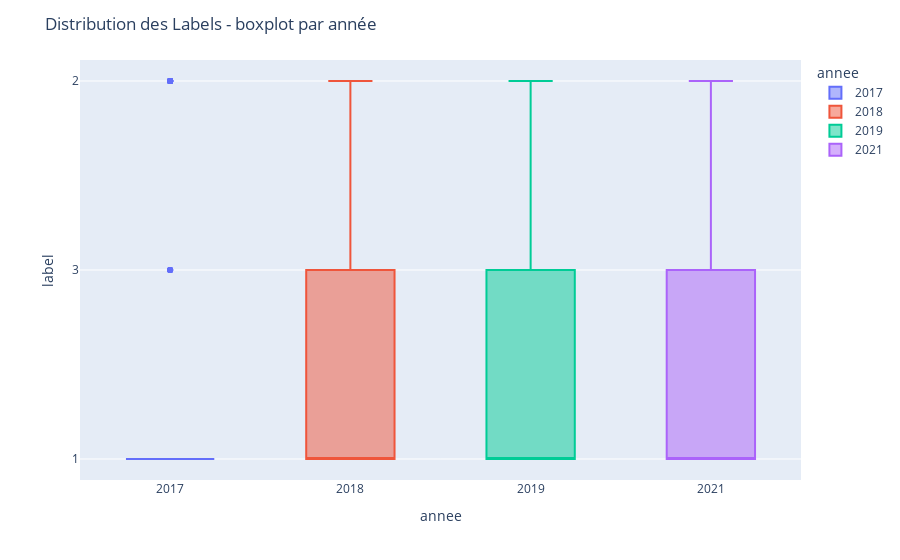

Source (notebook cell):
### Code cell
#transform the label to numeric
#df["label"] = pd.to_numeric(df["label"])
#transform the annee to numeric
df["annee"] = pd.to_numeric(df["annee"])

#sort annee by ascending order
df.sort_values(by="annee",inplace=True)

# re transform annee to str so it can be discrete value
df["annee"] = df["annee"].apply(str)

#plotting a boxplot to show the distribution of the labels
fig = px.box(df, x="annee", y="label", color="annee" )
fig.update_layout(title_text="Distribution des Labels - boxplot par année")
fig.show()

### Figure 1 — Plotly figure (JSON) as saved in the notebook; plotly's stock layout.template omitted (floating-point values rounded to 4 significant figures; data arrays with more than 128 entries replaced by an {"elided": "..."} marker saying what was removed)
{"data": [{"alignmentgroup": "True", "hovertemplate": "annee=%{x}<br>label=%{y}<extra></extra>", "legendgroup": "2017", "marker": {"color": "#636efa"}, "name": "2017", "notched": false, "offsetgroup": "2017", "orientation": "v", "showlegend": true, "type": "box", "x": ["2017", "2017", "2017", "2017", "2017", "2017", "2017", "2017", "2017", "2017", "2017", "2017", "2017", "2017", "2017", "2017", "2017", "2017", "2017", "2017", "2017", "2017", "2017", "2017", "2017", "2017", "2017", "2017", "2017", "2017", "2017", "2017", "2017", "2017", "2017", "2017", "2017", "2017", "2017", "2017", "2017", "2017", "2017", "2017", "2017", "2017", "2017", "2017", "2017", "2017", "2017", "2017", "2017", "2017", "2017", "2017", "2017", "2017", "2017", "2017", "2017", "2017", "2017", "2017", "2017", "2017", "2017", "2017", "2017", "2017", "2017", "2017", "2017", "2017", "2017", "2017", "2017", "2017", "2017", "2017", "2017", "2017", "2017", "2017", "2017", "2017", "2017", "2017", "2017", "2017", "2017", "2017", "2017", "2017", "2017", "2017", "2017", "2017", "2017", "2017", "2017", "2017", "2017", "2017", "2017", "2017", "2017", "2017", "2017", "2017", "2017", "2017", "2017"], "x0": " ", "xaxis": "x", "y": ["1", "1", "3", "2", "2", "1", "2", "1", "2", "2", "1", "1", "2", "1", "1", "1", "1", "1", "3", "1", "1", "3", "1", "1", "1", "1", "1", "1", "1", "1", "1", "1", "1", "2", "1", "1", "1", "3", "1", "1", "2", "1", "2", "1", "1", "2", "1", "1", "1", "1", "1", "1", "2", "2", "1", "1", "1", "1", "1", "1", "1", "1", "1", "1", "2", "1", "1", "1", "2", "1", "1", "1", "1", "1", "1", "1", "1", "1", "1", "1", "1", "1", "1", "1", "1", "2", "1", "3", "1", "1", "1", "1", "1", "3", "2", "1", "3", "2", "1", "1", "1", "1", "1", "1", "1", "1", "1", "1", "2", "1", "1", "2", "2"], "y0": " ", "yaxis": "y"}, {"alignmentgroup": "True", "hovertemplate": "annee=%{x}<br>label=%{y}<extra></extra>", "legendgroup": "2018", "marker": {"color": "#EF553B"}, "name": "2018", "notched": false, "offsetgroup": "2018", "orientation": "v", "showlegend": true, "type": "box", "x": {"elided": "186 str values"}, "x0": " ", "xaxis": "x", "y": {"elided": "186 str values"}, "y0": " ", "yaxis": "y"}, {"alignmentgroup": "True", "hovertemplate": "annee=%{x}<br>label=%{y}<extra></extra>", "legendgroup": "2019", "marker": {"color": "#00cc96"}, "name": "2019", "notched": false, "offsetgroup": "2019", "orientation": "v", "showlegend": true, "type": "box", "x": {"elided": "210 str values"}, "x0": " ", "xaxis": "x", "y": {"elided": "210 str values"}, "y0": " ", "yaxis": "y"}, {"alignmentgroup": "True", "hovertemplate": "annee=%{x}<br>label=%{y}<extra></extra>", "legendgroup": "2021", "marker": {"color": "#ab63fa"}, "name": "2021", "notched": false, "offsetgroup": "2021", "orientation": "v", "showlegend": true, "type": "box", "x": {"elided": "225 str values"}, "x0": " ", "xaxis": "x", "y": {"elided": "225 str values"}, "y0": " ", "yaxis": "y"}], "layout": {"boxmode": "overlay", "legend": {"title": {"text": "annee"}, "tracegroupgap": 0}, "margin": {"t": 60}, "title": {"text": "Distribution des Labels - boxplot par année"}, "xaxis": {"anchor": "y", "categoryarray": ["2017", "2018", "2019", "2021"], "categoryorder": "array", "domain": [0, 1], "title": {"text": "annee"}}, "yaxis": {"anchor": "x", "domain": [0, 1], "title": {"text": "label"}}}}
